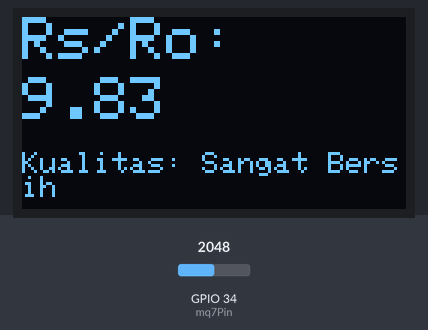
A sketch run on a simulated ESP32. On the bench: 128×64 one-colour display. Inputs (shaded band) come from the test bench; at power-on: GPIO 34 (mq7Pin) = 2048 (analog values on the 0–4095 scale). WiFi joins after 1.5 s; servers stay silent unless stated; no MQTT or app messages arrive unless stated; what the sketch prints to the serial monitor is not drawn.

Above: at 8.2 s.
8.3 s: GPIO 34 (mq7Pin) set to 2052
At 10.8 s:
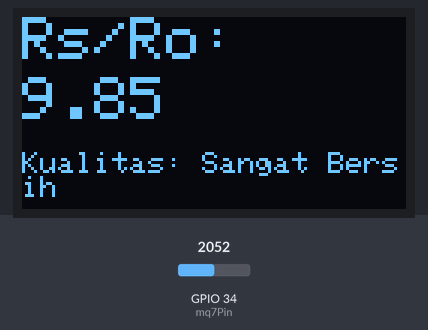
11.3 s: GPIO 34 (mq7Pin) set to 2866
At 13.8 s:
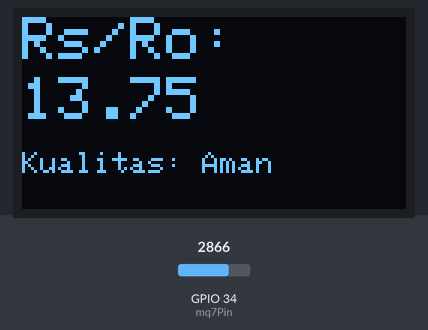
14.2 s: GPIO 34 (mq7Pin) set to 2909
At 15.7 s:
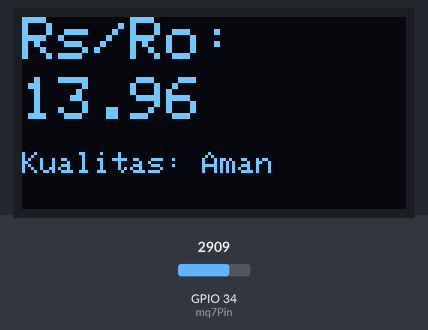
16.7 s: GPIO 34 (mq7Pin) set to 2047
At 18.8 s:
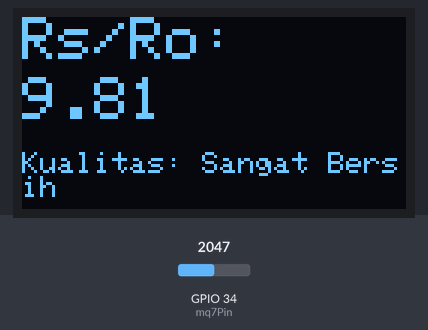
Timing chart, 0 to 20.2 s (numbered marks = the images above; inputs shaded):
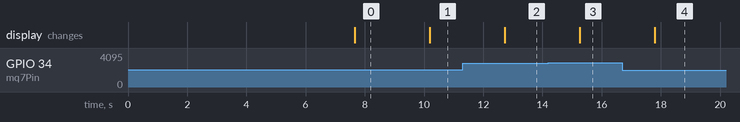

Measured:
- the behaviour switches between 2051 and 2052 on GPIO 34 (mq7Pin) (found by bisection; images 0 and 1)
- the behaviour switches between 2867 and 2868 on GPIO 34 (mq7Pin) (found by bisection; images 2 and 3)
- after the input at 8.3 s, the display: changes after 1.9 s (image 1)
- after the input at 11.3 s, the display: changes after 1.4 s (image 2)
- after the input at 14.2 s, the display: changes after 1.1 s (image 3)
- after the input at 16.7 s, the display: changes after 1.1 s (image 4)

The sketch:

mq7.ino
```cpp
#include <WiFi.h>
#include <PubSubClient.h>
#include <Wire.h>
#include <Adafruit_GFX.h>
#include <Adafruit_SSD1306.h>

// OLED config
#define SCREEN_WIDTH 128
#define SCREEN_HEIGHT 64
#define OLED_RESET -1
Adafruit_SSD1306 display(SCREEN_WIDTH, SCREEN_HEIGHT, &Wire, OLED_RESET);

// WiFi Config
const char* ssid = "ajus";
const char* password = "makasihbang";

// MQTT Broker
const char* mqtt_server = "broker.hivemq.com";
const int mqtt_port = 1883;
const char* mqtt_topic = "sensor/mq7/CO";

WiFiClient espClient;
PubSubClient client(espClient);

const int mq7Pin = 34;

float Ro = 10.0;
unsigned long startTime;

float getADCValue() {
  int total = 0;
  for (int i = 0; i < 50; i++) {
    total += analogRead(mq7Pin);
    delay(10);
  }
  return total / 50.0;
}

float calibrate() {
  Serial.println("Kalibrasi... Pastikan udara bersih (tanpa asap/gas CO)");
  delay(5000);
  float adcValue = getADCValue();
  float Ro = adcValue / 9.83;
  Serial.print("Kalibrasi selesai. Ro = ");
  Serial.println(Ro);
  return Ro;
}

float readRatio(float Ro) {
  float adcValue = getADCValue();
  float Rs = adcValue;
  return Rs / Ro;
}

String getAirQuality(float ratio) {
  if (ratio >= 0 && ratio <= 10) {
    return "Sangat Bersih";
  } else if (ratio <= 20) {
    return "Aman";
  } else if (ratio <= 30) {
    return "Waspada";
  } else if (ratio <= 35) {
    return "Berbahaya";
  } else {
    return "Kritis";
  }
}

void setup_wifi() {
  delay(10);
  Serial.println();
  Serial.print("Connecting to ");
  Serial.println(ssid);
  WiFi.begin(ssid, password);
  while (WiFi.status() != WL_CONNECTED) {
    delay(500);
    Serial.print(".");
  }
  Serial.println("\nWiFi connected");
  Serial.print("IP address: ");
  Serial.println(WiFi.localIP());
}

void reconnect() {
  while (!client.connected()) {
    Serial.print("Connecting to MQTT...");
    if (client.connect("ESP32ClientMQ7")) {
      Serial.println("connected");
    } else {
      Serial.print("failed, rc=");
      Serial.print(client.state());
      Serial.println(" try again in 5 seconds");
      delay(5000);
    }
  }
}

void setup() {
  Serial.begin(115200);
  analogReadResolution(10);

  // OLED init
  if (!display.begin(SSD1306_SWITCHCAPVCC, 0x3C)) {
    Serial.println(F("OLED gagal ditemukan"));
    while (true); // Hentikan program
  }
  display.clearDisplay();
  display.setTextSize(1);
  display.setTextColor(SSD1306_WHITE);
  display.setCursor(0, 0);
  display.println("Inisialisasi...");
  display.display();

  setup_wifi();
  client.setServer(mqtt_server, mqtt_port);

  Ro = calibrate();
  startTime = millis();
}

void loop() {
  if (!client.connected()) {
    reconnect();
  }
  client.loop();

  float ratio = readRatio(Ro);
  String kualitas = getAirQuality(ratio);

  Serial.print("Rs/Ro = ");
  Serial.print(ratio, 2);
  Serial.print(" --> ");
  Serial.println(kualitas);

  // Tampilan OLED diperbesar dan dirapikan
  display.clearDisplay();

  // Rs/Ro besar
  display.setTextSize(2);
  display.setCursor(0, 0);
  display.print("Rs/Ro:");

  display.setCursor(0, 20);
  display.println(ratio, 2);

  // Kualitas sedang
  display.setTextSize(1);
  display.setCursor(0, 45);
  display.print("Kualitas: ");
  display.print(kualitas);

  display.display();

  // Kirim data via MQTT
  String payload = "{";
  payload += "\"RsRo\": ";
  payload += String(ratio, 2);
  payload += ", \"kualitas\": \"" + kualitas + "\"}";
  client.publish(mqtt_topic, payload.c_str());

  delay(2000);
}
```
